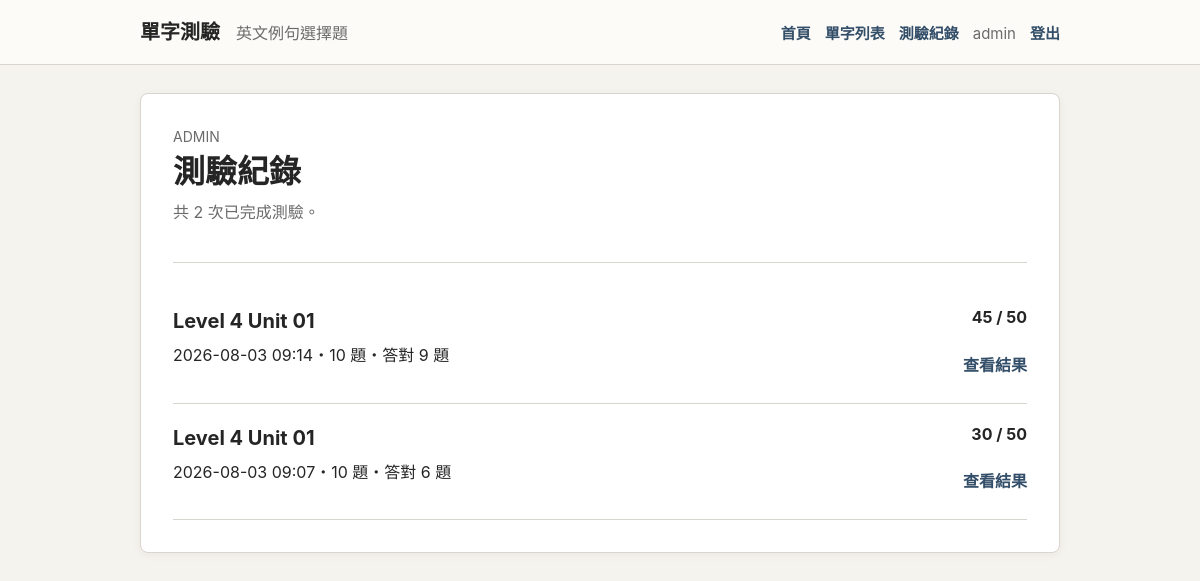
/accounts/history/ (signed in), run on the app's committed database.
### vocabulary/models.py (models this page shows, shortened)
class QuizAttempt(models.Model):
    id = models.UUIDField(primary_key=True, default=uuid.uuid4, editable=False)
    user = models.ForeignKey(
        settings.AUTH_USER_MODEL,
        on_delete=models.CASCADE,
        related_name="quiz_attempts",
    )
    vocabulary_set = models.ForeignKey(
        VocabularySet, on_delete=models.PROTECT, related_name="attempts"
    )
    question_count = models.PositiveIntegerField()
    points_per_question = models.PositiveIntegerField(default=5)
    total_points = models.PositiveIntegerField(default=0)
    score = models.PositiveIntegerField(default=0)
    correct_count = models.PositiveIntegerField(default=0)
    submitted_at = models.DateTimeField(null=True, blank=True)
    created_at = models.DateTimeField(auto_now_add=True)
    class Meta:
        ordering = ["-created_at"]

class TimeStampedModel(models.Model):
    created_at = models.DateTimeField(auto_now_add=True)
    updated_at = models.DateTimeField(auto_now=True)
    class Meta:
        abstract = True

class VocabularySet(TimeStampedModel):
    title = models.CharField(max_length=120)
    slug = models.SlugField(unique=True)
    level = models.PositiveIntegerField()
    unit = models.PositiveIntegerField()
    description = models.TextField(blank=True)
    is_published = models.BooleanField(default=True)
    class Meta:
        ordering = ["level", "unit", "title"]

### vocabulary/views.py (the view)
# urls.py: path("accounts/history/", views.quiz_history, name="quiz_history"),
@login_required
def quiz_history(request):
    attempts = (
        QuizAttempt.objects.filter(user=request.user, submitted_at__isnull=False)
        .select_related("vocabulary_set")
        .order_by("-submitted_at")
    )
    paginator = Paginator(attempts, 10)
    page_obj = paginator.get_page(request.GET.get("page"))
    return render(
        request,
        "vocabulary/quiz_history.html",
        {
            "page_obj": page_obj,
            "attempt_count": attempts.count(),
        },
    )

### vocabulary/context_processors.py (called while the page is built)
def site_state(request):
    return {
        "primary_vocabulary_set": VocabularySet.objects.filter(is_published=True)
        .order_by("level", "unit")
        .first(),
        "heartbeat_interval_ms": settings.HEARTBEAT_INTERVAL_SECONDS * 1000,
    }

### templates/vocabulary/quiz_history.html (shortened to what this page needs)
{% extends "base.html" %}
{% block content %}
<section class="paper">
  <div class="page-heading">
    <p class="eyebrow">{{ user.username }}</p>
    <h1>測驗紀錄</h1>
    <p>共 {{ attempt_count }} 次已完成測驗。</p>
  </div>
  {% if page_obj.object_list %}
    <div class="history-list">
      {% for attempt in page_obj %}
        <article class="history-row">
          <div>
            <h2>{{ attempt.vocabulary_set.title }}</h2>
            <p>{{ attempt.submitted_at|date:"Y-m-d H:i" }}・{{ attempt.question_count }} 題・答對 {{ attempt.correct_count }} 題</p>
          </div>
          <div class="history-score">
            <strong>{{ attempt.score }} / {{ attempt.total_points }}</strong>
            <a class="text-link" href="{% url 'vocabulary:result' attempt.id %}">查看結果</a>
          </div>
        </article>
      {% endfor %}
    </div>
  {% else %}
    <p class="empty">目前還沒有測驗紀錄。</p>
  {% endif %}
</section>
{% endblock %}

### templates/base.html (shortened to what this page needs)
{% load static %}
<!doctype html>
<html lang="zh-Hant">
<head>
  <link rel="stylesheet" href="{% static 'vocabulary/css/site.css' %}">
</head>
<body>
  <header class="site-header">
    <div class="site-header__inner">
      <a class="site-title" href="{% url 'vocabulary:home' %}">單字測驗</a>
      <span class="site-subtitle">英文例句選擇題</span>
      <nav class="site-nav" aria-label="主要導覽">
        <a href="{% url 'vocabulary:home' %}">首頁</a>
        {% if primary_vocabulary_set %}
          <a href="{% url 'vocabulary:word_list' primary_vocabulary_set.slug %}">單字列表</a>
        {% endif %}
        {% if user.is_authenticated %}
          <a href="{% url 'vocabulary:quiz_history' %}">測驗紀錄</a>
          <span class="nav-user">{{ user.username }}</span>
          <form method="post" action="{% url 'vocabulary:logout' %}">
            <button type="submit">登出</button>
          </form>
        {% else %}
          <a href="{% url 'vocabulary:login' %}">登入</a>
          <a href="{% url 'vocabulary:register' %}">註冊</a>
        {% endif %}
      </nav>
    </div>
  </header>
  <main class="page">
    {% block content %}{% endblock %}
  </main>
</body>
</html>

### static/vocabulary/css/site.css (style rules this page uses)
:root { --page-bg: #f5f3ee; --paper: #ffffff; --text: #252525; --muted-text: #6b6b6b; --border: #d8d5ce; --primary: #334e68; --primary-hover: #263f56; --correct-bg: #eef6ee; --wrong-bg: #fbefef; --warning-bg: #fff8e6; --focus: #7a9abb; }
* { box-sizing: border-box; }
body { margin: 0; background: var(--page-bg); color: var(--text); font-family: -apple-system, BlinkMacSystemFont, "Segoe UI", "Noto Sans TC", "Microsoft JhengHei", Arial, sans-serif; line-height: 1.6; }
a { color: var(--primary); }
button, input { font: inherit; }
.site-header { border-bottom: 1px solid var(--border); background: #fcfbf8; }
.site-header__inner { display: flex; align-items: baseline; gap: 16px; flex-wrap: wrap; max-width: 960px; margin: 0 auto; padding: 16px 20px; }
.site-title { color: var(--text); font-size: 20px; font-weight: 700; text-decoration: none; }
.site-subtitle, .eyebrow, .page-heading p, .set-row p, .quiz-heading p, .summary-note { color: var(--muted-text); }
.site-nav { display: flex; align-items: center; gap: 14px; margin-left: auto; font-size: 15px; }
.site-nav a, .site-nav button { color: var(--primary); font-weight: 700; text-decoration: none; }
.site-nav form { margin: 0; }
.site-nav button { border: 0; background: transparent; padding: 0; cursor: pointer; }
.nav-user { color: var(--muted-text); }
.page { max-width: 960px; margin: 0 auto; padding: 28px 20px 56px; }
.paper { background: var(--paper); border: 1px solid var(--border); border-radius: 8px; box-shadow: 0 2px 10px rgba(50, 45, 38, 0.05); padding: 32px; }
.page-heading { border-bottom: 1px solid var(--border); padding-bottom: 20px; margin-bottom: 24px; }
.eyebrow { margin: 0 0 4px; font-size: 14px; letter-spacing: 0; text-transform: uppercase; }
h1, h2, p { margin-top: 0; }
h1 { margin-bottom: 8px; font-size: 32px; line-height: 1.25; }
h2 { margin-bottom: 6px; font-size: 20px; }
.text-link { align-self: center; font-weight: 700; text-decoration: none; }
.history-list { display: grid; gap: 0; }
.history-row { display: flex; justify-content: space-between; gap: 18px; border-bottom: 1px solid var(--border); padding: 18px 0; }
.history-score { display: grid; gap: 4px; justify-items: end; min-width: 130px; }

### data on the page
QuizAttempt: vocabulary_set "Level 4 Unit 01", submitted_at "2026-08-03 09:14", question_count "10", correct_count "9", score "45", total_points "50"
QuizAttempt: vocabulary_set "Level 4 Unit 01", submitted_at "2026-08-03 09:07", question_count "10", correct_count "6", score "30", total_points "50"

### other printed values
{{ user.username }} "admin"
{{ user.username }} "ADMIN"
{{ attempt_count }} "2"
